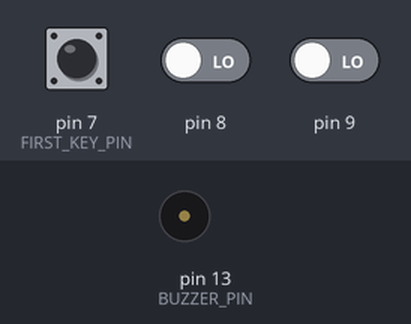
The sketch below on a simulated Arduino Uno, built with avr-gcc and run on an emulated ATmega328P. Parts: buzzer (waves = sounding). The inputs (shaded band) are chosen by the test bench; at power-on: pin 7 (FIRST_KEY_PIN) LOW, pin 8 LOW, pin 9 LOW.

Above: at 1.2 s.
1.3 s: pin 7 (FIRST_KEY_PIN) pulled HIGH for 0.15 s
At 1.38 s:
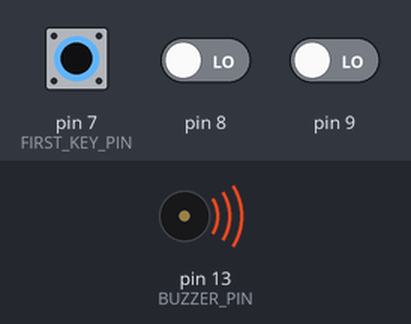
2.9 s: pin 7 (FIRST_KEY_PIN) pulled HIGH for 3.2 s
At 7.1 s:
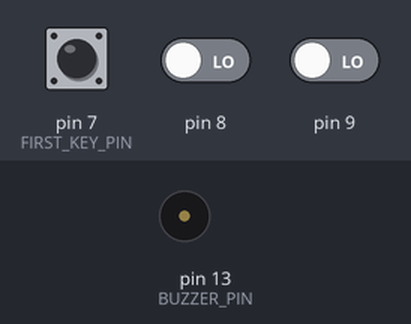
7.6 s: pin 8 driven HIGH
At 8.7 s:
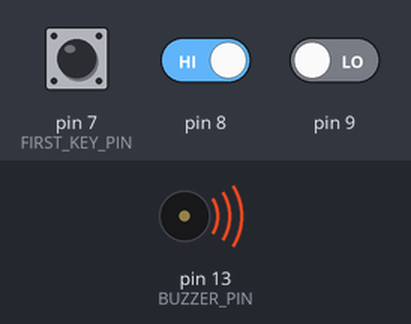
Timing chart, 0 to 10.6 s (numbered marks = the images above; inputs shaded):
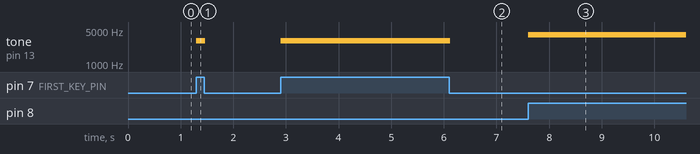

Measured:
- after the input at 1.3 s, tone on pin 13 (BUZZER_PIN): silent → 3000 Hz at once, → silent 0.17 s later
- after the input at 2.9 s, tone on pin 13 (BUZZER_PIN): silent → 3000 Hz at once, → silent 3.2 s later
- after the input at 7.6 s, tone on pin 13 (BUZZER_PIN): silent → 4000 Hz at once

The sketch:

bonus2.ino
```cpp
#include <Arduino.h>

#define BUZZER_PIN 13
#define FIRST_KEY_PIN 7
#define KEY_COUNT 3

unsigned char i = 0;

void setup()
{
    pinMode(BUZZER_PIN, OUTPUT);
}

void loop()
{
    int keyPin = i + FIRST_KEY_PIN;

    bool isKeyDown = digitalRead(keyPin);

    if (isKeyDown)
    {
        int frequency = 3000 + i * 1000;

        tone(BUZZER_PIN, frequency, 20);
    }
    ++i %= KEY_COUNT;
}
```
